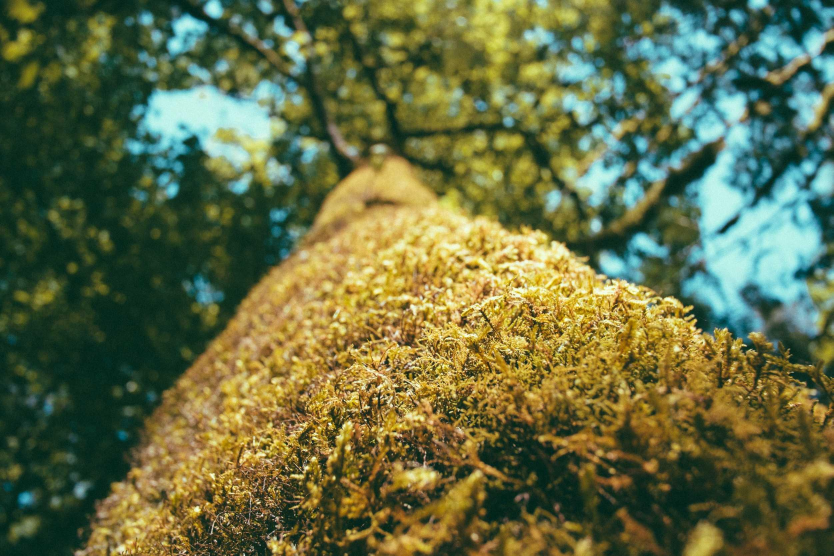
#> input picture images/19-2500x1667.jpg, 2500 x 1667 px (shown at 1/3 size)
$ python 005.py
#> lines starting #> are read from the running program, lines starting #| are printed output that depends on the picture
from PIL import Image, ImageDraw

img = Image.open('../images/19-2500x1667.jpg')
#> img is the input picture: PIL image 2500x1667 RGB; mean R, G, B 100.9, 109.2, 68.5

draw = ImageDraw.Draw(img)

draw.polygon([(100,100),(1800,1200),(1600,900),(10,1200)],outline='red', width=10, fill='white')

img.show()
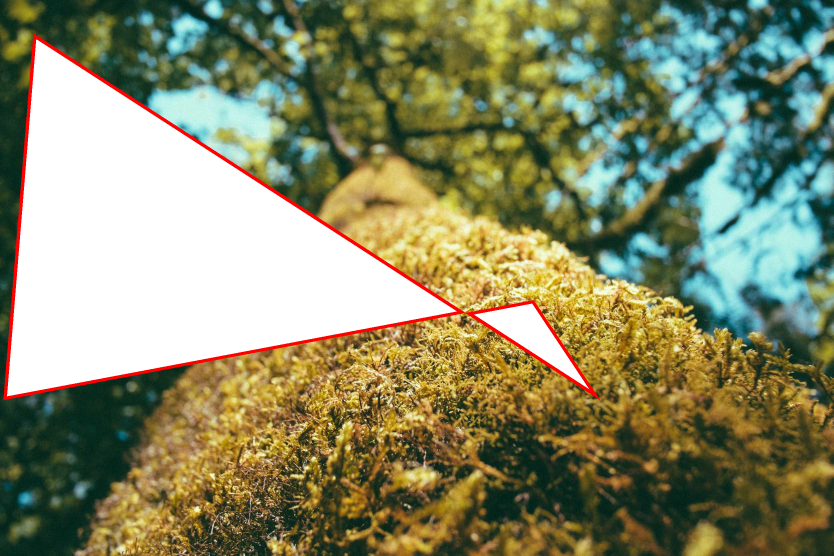
#> shown: PIL image 2500x1667 RGB (shown at 1/3 size); mean R, G, B 135.5, 138, 104.1

$ run again, with images/15-2500x1667.jpg copied over images/19-2500x1667.jpg
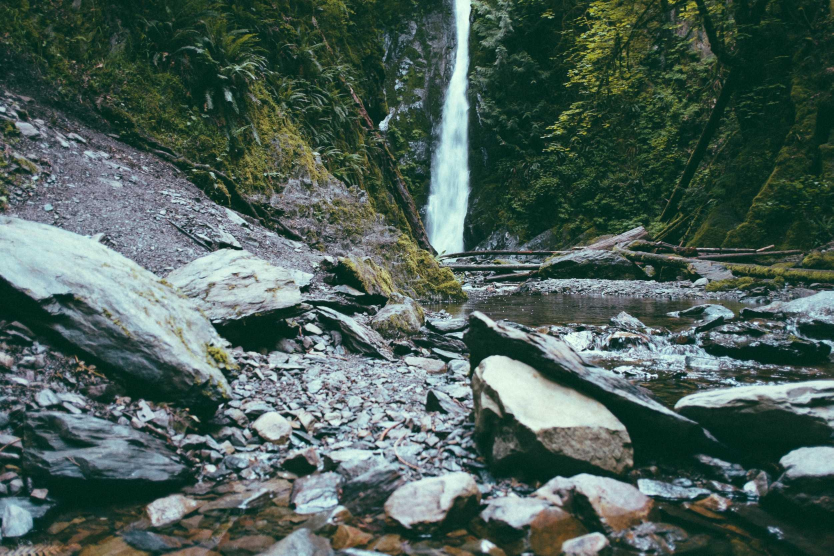
#> input picture images/15-2500x1667.jpg, 2500 x 1667 px (shown at 1/3 size)
#> img is the input picture: PIL image 2500x1667 RGB; mean R, G, B 76.3, 95.6, 88.4
#> `img.show()`:
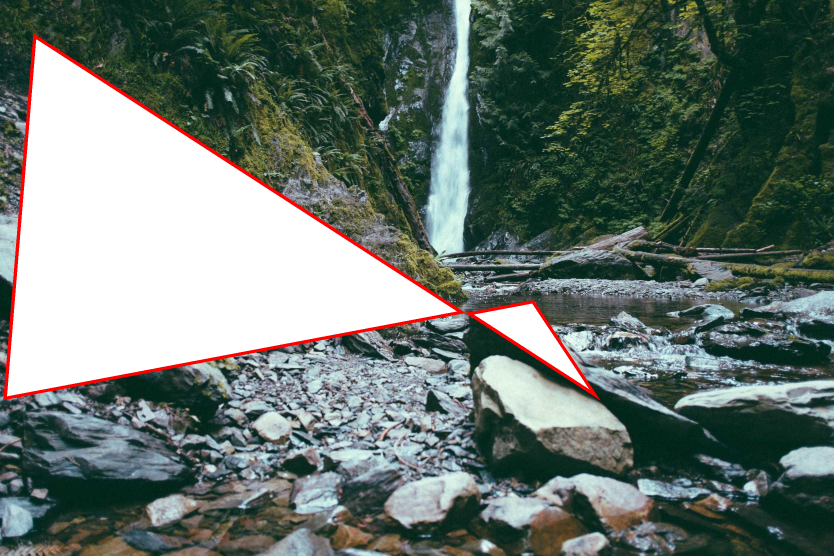
#> shown: PIL image 2500x1667 RGB (shown at 1/3 size); mean R, G, B 104.5, 117.8, 110.6

$ run again, with images/16-2500x1667.jpg copied over images/19-2500x1667.jpg
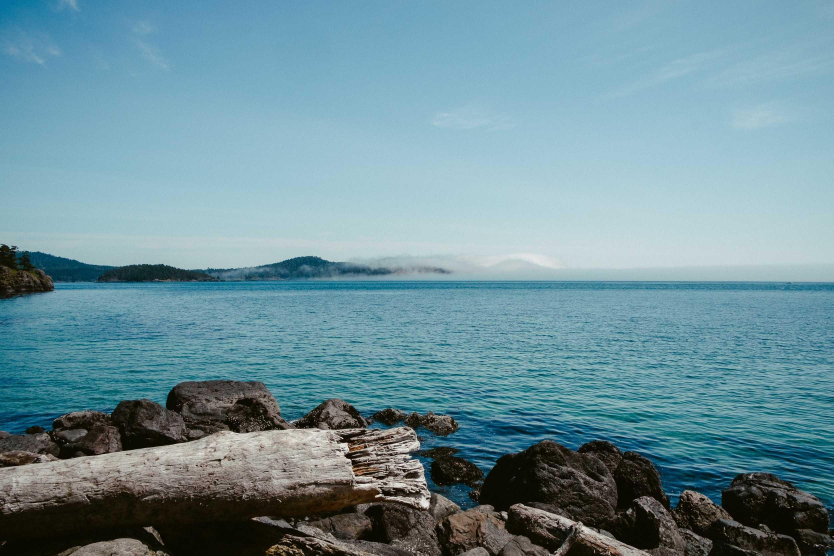
#> input picture images/16-2500x1667.jpg, 2500 x 1667 px (shown at 1/3 size)
#> img is the input picture: PIL image 2500x1667 RGB; mean R, G, B 109.9, 144.4, 154.5
#> `img.show()`:
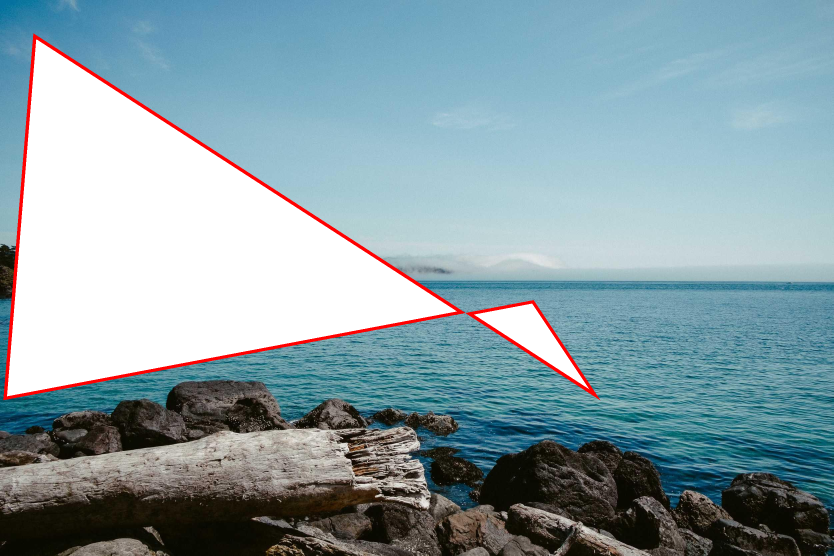
#> shown: PIL image 2500x1667 RGB (shown at 1/3 size); mean R, G, B 136.5, 159.5, 167.1

$ run again, with images/17-2500x1667.jpg copied over images/19-2500x1667.jpg
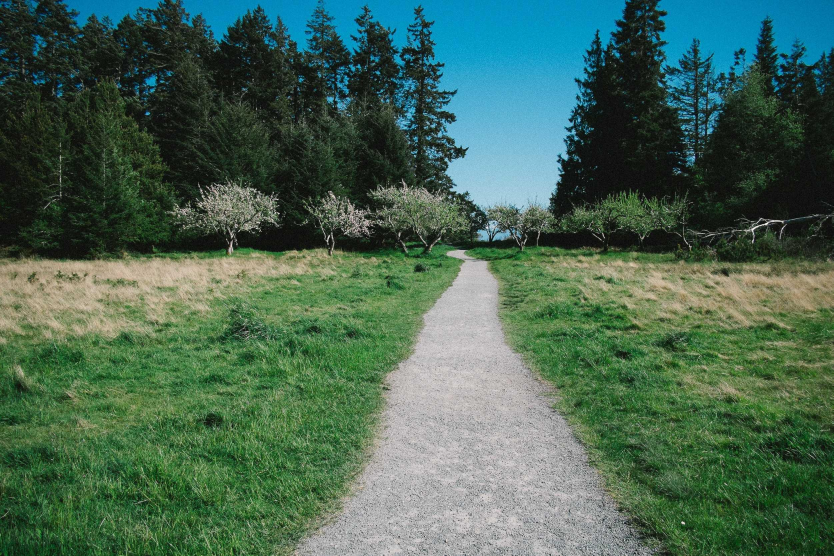
#> input picture images/17-2500x1667.jpg, 2500 x 1667 px (shown at 1/3 size)
#> img is the input picture: PIL image 2500x1667 RGB; mean R, G, B 71.2, 102, 84
#> `img.show()`:
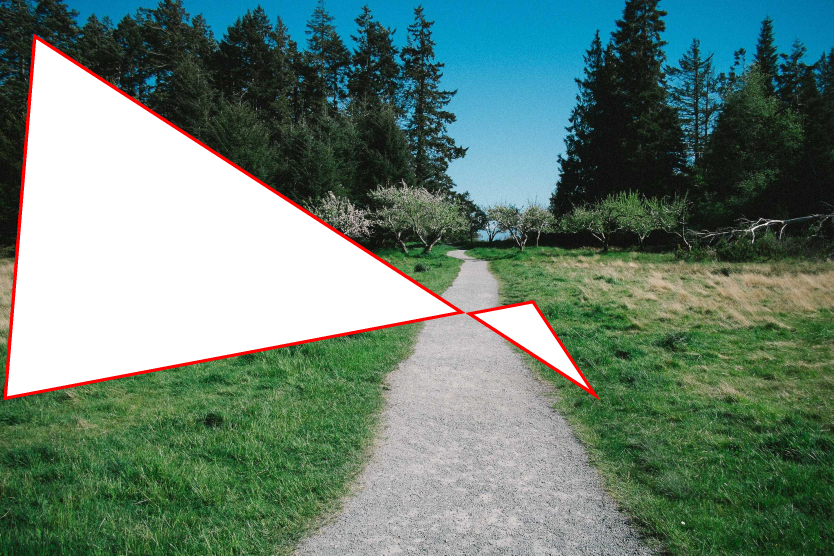
#> shown: PIL image 2500x1667 RGB (shown at 1/3 size); mean R, G, B 104.4, 128.9, 116.5
